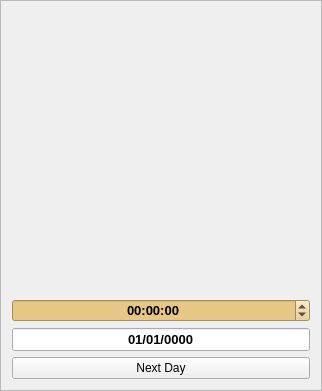
<?xml version="1.0" encoding="UTF-8"?>
<ui version="4.0">
 <class>TimeAndDateFrame</class>
 <widget class="QFrame" name="TimeAndDateFrame">
  <property name="geometry">
   <rect>
    <x>0</x>
    <y>0</y>
    <width>322</width>
    <height>391</height>
   </rect>
  </property>
  <property name="windowTitle">
   <string>Frame</string>
  </property>
  <property name="styleSheet">
   <string notr="true">background-image: url(:/img/data/parchmentdark.png);</string>
  </property>
  <property name="frameShape">
   <enum>QFrame::StyledPanel</enum>
  </property>
  <property name="frameShadow">
   <enum>QFrame::Raised</enum>
  </property>
  <layout class="QVBoxLayout" name="verticalLayout">
   <item>
    <spacer name="verticalSpacer">
     <property name="orientation">
      <enum>Qt::Vertical</enum>
     </property>
     <property name="sizeType">
      <enum>QSizePolicy::Preferred</enum>
     </property>
     <property name="sizeHint" stdset="0">
      <size>
       <width>20</width>
       <height>5</height>
      </size>
     </property>
    </spacer>
   </item>
   <item>
    <widget class="ClockFrame" name="frame">
     <property name="sizePolicy">
      <sizepolicy hsizetype="Expanding" vsizetype="Expanding">
       <horstretch>0</horstretch>
       <verstretch>0</verstretch>
      </sizepolicy>
     </property>
     <property name="frameShape">
      <enum>QFrame::NoFrame</enum>
     </property>
     <property name="frameShadow">
      <enum>QFrame::Raised</enum>
     </property>
    </widget>
   </item>
   <item>
    <widget class="QTimeEdit" name="timeEdit">
     <property name="font">
      <font>
       <pointsize>10</pointsize>
       <weight>75</weight>
       <bold>true</bold>
      </font>
     </property>
     <property name="styleSheet">
      <string notr="true">background-image: url(:/img/data/parchmentdark.png);
background-color: rgb(231, 199, 133);</string>
     </property>
     <property name="wrapping">
      <bool>true</bool>
     </property>
     <property name="alignment">
      <set>Qt::AlignCenter</set>
     </property>
     <property name="accelerated">
      <bool>true</bool>
     </property>
     <property name="time">
      <time>
       <hour>0</hour>
       <minute>0</minute>
       <second>0</second>
      </time>
     </property>
    </widget>
   </item>
   <item>
    <widget class="QLineEdit" name="dateEdit">
     <property name="font">
      <font>
       <pointsize>10</pointsize>
       <weight>75</weight>
       <bold>true</bold>
      </font>
     </property>
     <property name="inputMask">
      <string/>
     </property>
     <property name="text">
      <string>01/01/0000</string>
     </property>
     <property name="alignment">
      <set>Qt::AlignCenter</set>
     </property>
    </widget>
   </item>
   <item>
    <widget class="QPushButton" name="btnNextDay">
     <property name="text">
      <string>Next Day</string>
     </property>
    </widget>
   </item>
  </layout>
 </widget>
 <customwidgets>
  <customwidget>
   <class>ClockFrame</class>
   <extends>QFrame</extends>
   <header>clockframe.h</header>
   <container>1</container>
  </customwidget>
 </customwidgets>
 <resources/>
 <connections/>
</ui>
